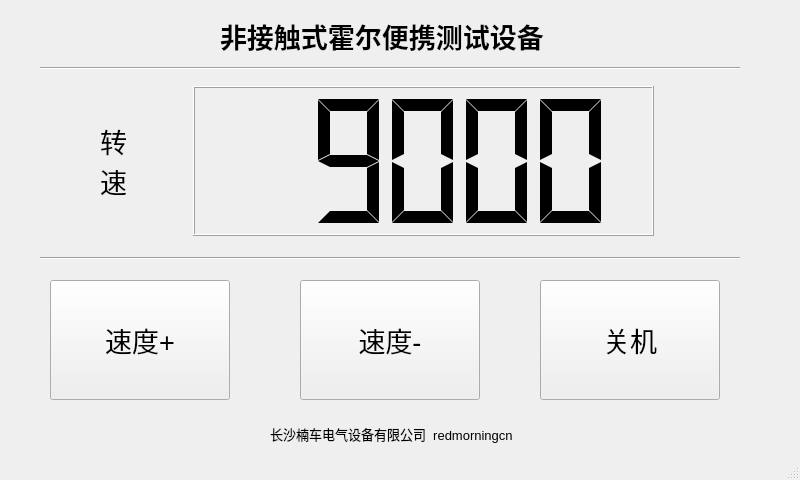
<?xml version="1.0" encoding="UTF-8"?>
<ui version="4.0">
 <class>MainWindow</class>
 <widget class="QMainWindow" name="MainWindow">
  <property name="geometry">
   <rect>
    <x>0</x>
    <y>0</y>
    <width>800</width>
    <height>480</height>
   </rect>
  </property>
  <property name="font">
   <font>
    <family>Arial</family>
    <pointsize>20</pointsize>
   </font>
  </property>
  <property name="windowTitle">
   <string>MainWindow</string>
  </property>
  <widget class="QWidget" name="centralwidget">
   <widget class="QPushButton" name="pushButton">
    <property name="geometry">
     <rect>
      <x>50</x>
      <y>280</y>
      <width>180</width>
      <height>120</height>
     </rect>
    </property>
    <property name="font">
     <font>
      <family>Arial</family>
      <pointsize>20</pointsize>
     </font>
    </property>
    <property name="text">
     <string>速度+</string>
    </property>
   </widget>
   <widget class="QPushButton" name="pushButton_2">
    <property name="geometry">
     <rect>
      <x>300</x>
      <y>280</y>
      <width>180</width>
      <height>120</height>
     </rect>
    </property>
    <property name="font">
     <font>
      <family>Arial</family>
      <pointsize>20</pointsize>
     </font>
    </property>
    <property name="text">
     <string>速度-</string>
    </property>
   </widget>
   <widget class="QPushButton" name="pushButton_3">
    <property name="geometry">
     <rect>
      <x>540</x>
      <y>280</y>
      <width>180</width>
      <height>120</height>
     </rect>
    </property>
    <property name="text">
     <string>关机</string>
    </property>
   </widget>
   <widget class="QLCDNumber" name="lcdNumber">
    <property name="geometry">
     <rect>
      <x>193</x>
      <y>86</y>
      <width>461</width>
      <height>150</height>
     </rect>
    </property>
    <property name="sizePolicy">
     <sizepolicy hsizetype="Minimum" vsizetype="Minimum">
      <horstretch>0</horstretch>
      <verstretch>1</verstretch>
     </sizepolicy>
    </property>
    <property name="autoFillBackground">
     <bool>false</bool>
    </property>
    <property name="frameShape">
     <enum>QFrame::Box</enum>
    </property>
    <property name="frameShadow">
     <enum>QFrame::Raised</enum>
    </property>
    <property name="lineWidth">
     <number>1</number>
    </property>
    <property name="smallDecimalPoint">
     <bool>false</bool>
    </property>
    <property name="segmentStyle">
     <enum>QLCDNumber::Flat</enum>
    </property>
    <property name="value" stdset="0">
     <double>9000.000000000000000</double>
    </property>
   </widget>
   <widget class="QLabel" name="label">
    <property name="geometry">
     <rect>
      <x>220</x>
      <y>20</y>
      <width>411</width>
      <height>31</height>
     </rect>
    </property>
    <property name="font">
     <font>
      <family>Arial</family>
      <pointsize>20</pointsize>
      <weight>75</weight>
      <bold>true</bold>
     </font>
    </property>
    <property name="text">
     <string>非接触式霍尔便携测试设备</string>
    </property>
   </widget>
   <widget class="QLabel" name="label_2">
    <property name="geometry">
     <rect>
      <x>270</x>
      <y>418</y>
      <width>311</width>
      <height>31</height>
     </rect>
    </property>
    <property name="font">
     <font>
      <family>Arial</family>
      <pointsize>10</pointsize>
     </font>
    </property>
    <property name="text">
     <string>长沙楠车电气设备有限公司  redmorningcn</string>
    </property>
   </widget>
   <widget class="QLabel" name="label_3">
    <property name="geometry">
     <rect>
      <x>100</x>
      <y>100</y>
      <width>31</width>
      <height>121</height>
     </rect>
    </property>
    <property name="font">
     <font>
      <family>04b_21</family>
      <pointsize>20</pointsize>
     </font>
    </property>
    <property name="frameShadow">
     <enum>QFrame::Raised</enum>
    </property>
    <property name="text">
     <string>转
速</string>
    </property>
   </widget>
   <widget class="Line" name="line">
    <property name="geometry">
     <rect>
      <x>40</x>
      <y>60</y>
      <width>700</width>
      <height>16</height>
     </rect>
    </property>
    <property name="lineWidth">
     <number>1</number>
    </property>
    <property name="orientation">
     <enum>Qt::Horizontal</enum>
    </property>
   </widget>
   <widget class="Line" name="line_2">
    <property name="geometry">
     <rect>
      <x>40</x>
      <y>250</y>
      <width>700</width>
      <height>16</height>
     </rect>
    </property>
    <property name="lineWidth">
     <number>1</number>
    </property>
    <property name="orientation">
     <enum>Qt::Horizontal</enum>
    </property>
   </widget>
  </widget>
  <widget class="QStatusBar" name="statusbar"/>
 </widget>
 <resources/>
 <connections/>
</ui>
